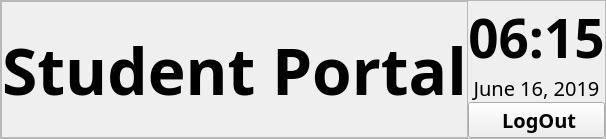
         <widget class="QFrame" name="frame_9">
          <property name="sizePolicy">
           <sizepolicy hsizetype="Preferred" vsizetype="Fixed">
            <horstretch>0</horstretch>
            <verstretch>0</verstretch>
           </sizepolicy>
          </property>
          <property name="frameShape">
           <enum>QFrame::StyledPanel</enum>
          </property>
          <property name="frameShadow">
           <enum>QFrame::Sunken</enum>
          </property>
          <layout class="QHBoxLayout" name="horizontalLayout_5">
           <property name="spacing">
            <number>0</number>
           </property>
           <property name="leftMargin">
            <number>0</number>
           </property>
           <property name="topMargin">
            <number>0</number>
           </property>
           <property name="rightMargin">
            <number>0</number>
           </property>
           <property name="bottomMargin">
            <number>0</number>
           </property>
           <item>
            <widget class="QLabel" name="label_38">
             <property name="sizePolicy">
              <sizepolicy hsizetype="Expanding" vsizetype="Expanding">
               <horstretch>0</horstretch>
               <verstretch>0</verstretch>
              </sizepolicy>
             </property>
             <property name="font">
              <font>
               <family>Bahnschrift SemiBold</family>
               <pointsize>48</pointsize>
               <weight>75</weight>
               <bold>true</bold>
              </font>
             </property>
             <property name="frameShape">
              <enum>QFrame::StyledPanel</enum>
             </property>
             <property name="frameShadow">
              <enum>QFrame::Sunken</enum>
             </property>
             <property name="text">
              <string>Student Portal</string>
             </property>
             <property name="alignment">
              <set>Qt::AlignCenter</set>
             </property>
            </widget>
           </item>
           <item>
            <layout class="QVBoxLayout" name="verticalLayout_5">
             <item>
              <widget class="QLabel" name="Time_Time_student">
               <property name="sizePolicy">
                <sizepolicy hsizetype="Minimum" vsizetype="Preferred">
                 <horstretch>0</horstretch>
                 <verstretch>0</verstretch>
                </sizepolicy>
               </property>
               <property name="font">
                <font>
                 <family>Bahnschrift</family>
                 <pointsize>40</pointsize>
                 <weight>75</weight>
                 <bold>true</bold>
                </font>
               </property>
               <property name="text">
                <string>06:15</string>
               </property>
               <property name="alignment">
                <set>Qt::AlignCenter</set>
               </property>
              </widget>
             </item>
             <item>
              <widget class="QLabel" name="Time_Date_student">
               <property name="sizePolicy">
                <sizepolicy hsizetype="Minimum" vsizetype="Preferred">
                 <horstretch>0</horstretch>
                 <verstretch>0</verstretch>
                </sizepolicy>
               </property>
               <property name="font">
                <font>
                 <family>Bahnschrift</family>
                 <pointsize>15</pointsize>
                 <weight>50</weight>
                 <bold>false</bold>
                </font>
               </property>
               <property name="text">
                <string>June 16, 2019</string>
               </property>
               <property name="alignment">
                <set>Qt::AlignCenter</set>
               </property>
              </widget>
             </item>
             <item>
              <widget class="QPushButton" name="studentLogout">
               <property name="sizePolicy">
                <sizepolicy hsizetype="Minimum" vsizetype="Minimum">
                 <horstretch>0</horstretch>
                 <verstretch>0</verstretch>
                </sizepolicy>
               </property>
               <property name="font">
                <font>
                 <family>Bahnschrift SemiBold</family>
                 <pointsize>15</pointsize>
                 <weight>75</weight>
                 <italic>false</italic>
                 <bold>true</bold>
                </font>
               </property>
               <property name="text">
                <string> LogOut</string>
               </property>
              </widget>
             </item>
            </layout>
           </item>
          </layout>
         </widget>
